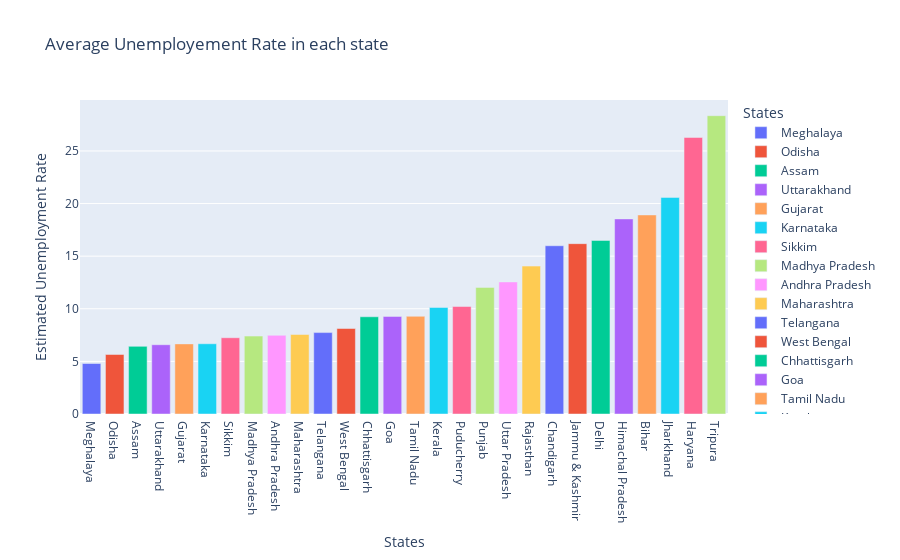

Notebook code cell kept with this figure:
### Code cell
#Bar plot of average Unemployement Rate by State
import plotly.io as pio
import plotly.express as px
plot_ump = df[['Estimated Unemployment Rate','States']]
df_unemp = plot_ump.groupby('States').mean().reset_index()
df_unemp = df_unemp.sort_values('Estimated Unemployment Rate')
fig = px.bar(df_unemp, x='States', y='Estimated Unemployment Rate',color = 'States',title = 'Average Unemployement Rate in each state',template='plotly')
fig.show()

### Figure 1 — Plotly figure (JSON) as saved in the notebook; plotly's stock layout.template omitted (floating-point values rounded to 4 significant figures)
{"data": [{"alignmentgroup": "True", "hovertemplate": "States=%{x}<br>Estimated Unemployment Rate=%{y}<extra></extra>", "legendgroup": "Meghalaya", "marker": {"color": "#636efa", "pattern": {"shape": ""}}, "name": "Meghalaya", "offsetgroup": "Meghalaya", "orientation": "v", "showlegend": true, "textposition": "auto", "type": "bar", "x": ["Meghalaya"], "xaxis": "x", "y": [4.799], "yaxis": "y"}, {"alignmentgroup": "True", "hovertemplate": "States=%{x}<br>Estimated Unemployment Rate=%{y}<extra></extra>", "legendgroup": "Odisha", "marker": {"color": "#EF553B", "pattern": {"shape": ""}}, "name": "Odisha", "offsetgroup": "Odisha", "orientation": "v", "showlegend": true, "textposition": "auto", "type": "bar", "x": ["Odisha"], "xaxis": "x", "y": [5.658], "yaxis": "y"}, {"alignmentgroup": "True", "hovertemplate": "States=%{x}<br>Estimated Unemployment Rate=%{y}<extra></extra>", "legendgroup": "Assam", "marker": {"color": "#00cc96", "pattern": {"shape": ""}}, "name": "Assam", "offsetgroup": "Assam", "orientation": "v", "showlegend": true, "textposition": "auto", "type": "bar", "x": ["Assam"], "xaxis": "x", "y": [6.428], "yaxis": "y"}, {"alignmentgroup": "True", "hovertemplate": "States=%{x}<br>Estimated Unemployment Rate=%{y}<extra></extra>", "legendgroup": "Uttarakhand", "marker": {"color": "#ab63fa", "pattern": {"shape": ""}}, "name": "Uttarakhand", "offsetgroup": "Uttarakhand", "orientation": "v", "showlegend": true, "textposition": "auto", "type": "bar", "x": ["Uttarakhand"], "xaxis": "x", "y": [6.583], "yaxis": "y"}, {"alignmentgroup": "True", "hovertemplate": "States=%{x}<br>Estimated Unemployment Rate=%{y}<extra></extra>", "legendgroup": "Gujarat", "marker": {"color": "#FFA15A", "pattern": {"shape": ""}}, "name": "Gujarat", "offsetgroup": "Gujarat", "orientation": "v", "showlegend": true, "textposition": "auto", "type": "bar", "x": ["Gujarat"], "xaxis": "x", "y": [6.664], "yaxis": "y"}, {"alignmentgroup": "True", "hovertemplate": "States=%{x}<br>Estimated Unemployment Rate=%{y}<extra></extra>", "legendgroup": "Karnataka", "marker": {"color": "#19d3f3", "pattern": {"shape": ""}}, "name": "Karnataka", "offsetgroup": "Karnataka", "orientation": "v", "showlegend": true, "textposition": "auto", "type": "bar", "x": ["Karnataka"], "xaxis": "x", "y": [6.676], "yaxis": "y"}, {"alignmentgroup": "True", "hovertemplate": "States=%{x}<br>Estimated Unemployment Rate=%{y}<extra></extra>", "legendgroup": "Sikkim", "marker": {"color": "#FF6692", "pattern": {"shape": ""}}, "name": "Sikkim", "offsetgroup": "Sikkim", "orientation": "v", "showlegend": true, "textposition": "auto", "type": "bar", "x": ["Sikkim"], "xaxis": "x", "y": [7.249], "yaxis": "y"}, {"alignmentgroup": "True", "hovertemplate": "States=%{x}<br>Estimated Unemployment Rate=%{y}<extra></extra>", "legendgroup": "Madhya Pradesh", "marker": {"color": "#B6E880", "pattern": {"shape": ""}}, "name": "Madhya Pradesh", "offsetgroup": "Madhya Pradesh", "orientation": "v", "showlegend": true, "textposition": "auto", "type": "bar", "x": ["Madhya Pradesh"], "xaxis": "x", "y": [7.406], "yaxis": "y"}, {"alignmentgroup": "True", "hovertemplate": "States=%{x}<br>Estimated Unemployment Rate=%{y}<extra></extra>", "legendgroup": "Andhra Pradesh", "marker": {"color": "#FF97FF", "pattern": {"shape": ""}}, "name": "Andhra Pradesh", "offsetgroup": "Andhra Pradesh", "orientation": "v", "showlegend": true, "textposition": "auto", "type": "bar", "x": ["Andhra Pradesh"], "xaxis": "x", "y": [7.477], "yaxis": "y"}, {"alignmentgroup": "True", "hovertemplate": "States=%{x}<br>Estimated Unemployment Rate=%{y}<extra></extra>", "legendgroup": "Maharashtra", "marker": {"color": "#FECB52", "pattern": {"shape": ""}}, "name": "Maharashtra", "offsetgroup": "Maharashtra", "orientation": "v", "showlegend": true, "textposition": "auto", "type": "bar", "x": ["Maharashtra"], "xaxis": "x", "y": [7.558], "yaxis": "y"}, {"alignmentgroup": "True", "hovertemplate": "States=%{x}<br>Estimated Unemployment Rate=%{y}<extra></extra>", "legendgroup": "Telangana", "marker": {"color": "#636efa", "pattern": {"shape": ""}}, "name": "Telangana", "offsetgroup": "Telangana", "orientation": "v", "showlegend": true, "textposition": "auto", "type": "bar", "x": ["Telangana"], "xaxis": "x", "y": [7.738], "yaxis": "y"}, {"alignmentgroup": "True", "hovertemplate": "States=%{x}<br>Estimated Unemployment Rate=%{y}<extra></extra>", "legendgroup": "West Bengal", "marker": {"color": "#EF553B", "pattern": {"shape": ""}}, "name": "West Bengal", "offsetgroup": "West Bengal", "orientation": "v", "showlegend": true, "textposition": "auto", "type": "bar", "x": ["West Bengal"], "xaxis": "x", "y": [8.125], "yaxis": "y"}, {"alignmentgroup": "True", "hovertemplate": "States=%{x}<br>Estimated Unemployment Rate=%{y}<extra></extra>", "legendgroup": "Chhattisgarh", "marker": {"color": "#00cc96", "pattern": {"shape": ""}}, "name": "Chhattisgarh", "offsetgroup": "Chhattisgarh", "orientation": "v", "showlegend": true, "textposition": "auto", "type": "bar", "x": ["Chhattisgarh"], "xaxis": "x", "y": [9.24], "yaxis": "y"}, {"alignmentgroup": "True", "hovertemplate": "States=%{x}<br>Estimated Unemployment Rate=%{y}<extra></extra>", "legendgroup": "Goa", "marker": {"color": "#ab63fa", "pattern": {"shape": ""}}, "name": "Goa", "offsetgroup": "Goa", "orientation": "v", "showlegend": true, "textposition": "auto", "type": "bar", "x": ["Goa"], "xaxis": "x", "y": [9.274], "yaxis": "y"}, {"alignmentgroup": "True", "hovertemplate": "States=%{x}<br>Estimated Unemployment Rate=%{y}<extra></extra>", "legendgroup": "Tamil Nadu", "marker": {"color": "#FFA15A", "pattern": {"shape": ""}}, "name": "Tamil Nadu", "offsetgroup": "Tamil Nadu", "orientation": "v", "showlegend": true, "textposition": "auto", "type": "bar", "x": ["Tamil Nadu"], "xaxis": "x", "y": [9.284], "yaxis": "y"}, {"alignmentgroup": "True", "hovertemplate": "States=%{x}<br>Estimated Unemployment Rate=%{y}<extra></extra>", "legendgroup": "Kerala", "marker": {"color": "#19d3f3", "pattern": {"shape": ""}}, "name": "Kerala", "offsetgroup": "Kerala", "orientation": "v", "showlegend": true, "textposition": "auto", "type": "bar", "x": ["Kerala"], "xaxis": "x", "y": [10.12], "yaxis": "y"}, {"alignmentgroup": "True", "hovertemplate": "States=%{x}<br>Estimated Unemployment Rate=%{y}<extra></extra>", "legendgroup": "Puducherry", "marker": {"color": "#FF6692", "pattern": {"shape": ""}}, "name": "Puducherry", "offsetgroup": "Puducherry", "orientation": "v", "showlegend": true, "textposition": "auto", "type": "bar", "x": ["Puducherry"], "xaxis": "x", "y": [10.22], "yaxis": "y"}, {"alignmentgroup": "True", "hovertemplate": "States=%{x}<br>Estimated Unemployment Rate=%{y}<extra></extra>", "legendgroup": "Punjab", "marker": {"color": "#B6E880", "pattern": {"shape": ""}}, "name": "Punjab", "offsetgroup": "Punjab", "orientation": "v", "showlegend": true, "textposition": "auto", "type": "bar", "x": ["Punjab"], "xaxis": "x", "y": [12.03], "yaxis": "y"}, {"alignmentgroup": "True", "hovertemplate": "States=%{x}<br>Estimated Unemployment Rate=%{y}<extra></extra>", "legendgroup": "Uttar Pradesh", "marker": {"color": "#FF97FF", "pattern": {"shape": ""}}, "name": "Uttar Pradesh", "offsetgroup": "Uttar Pradesh", "orientation": "v", "showlegend": true, "textposition": "auto", "type": "bar", "x": ["Uttar Pradesh"], "xaxis": "x", "y": [12.55], "yaxis": "y"}, {"alignmentgroup": "True", "hovertemplate": "States=%{x}<br>Estimated Unemployment Rate=%{y}<extra></extra>", "legendgroup": "Rajasthan", "marker": {"color": "#FECB52", "pattern": {"shape": ""}}, "name": "Rajasthan", "offsetgroup": "Rajasthan", "orientation": "v", "showlegend": true, "textposition": "auto", "type": "bar", "x": ["Rajasthan"], "xaxis": "x", "y": [14.06], "yaxis": "y"}, {"alignmentgroup": "True", "hovertemplate": "States=%{x}<br>Estimated Unemployment Rate=%{y}<extra></extra>", "legendgroup": "Chandigarh", "marker": {"color": "#636efa", "pattern": {"shape": ""}}, "name": "Chandigarh", "offsetgroup": "Chandigarh", "orientation": "v", "showlegend": true, "textposition": "auto", "type": "bar", "x": ["Chandigarh"], "xaxis": "x", "y": [15.99], "yaxis": "y"}, {"alignmentgroup": "True", "hovertemplate": "States=%{x}<br>Estimated Unemployment Rate=%{y}<extra></extra>", "legendgroup": "Jammu & Kashmir", "marker": {"color": "#EF553B", "pattern": {"shape": ""}}, "name": "Jammu & Kashmir", "offsetgroup": "Jammu & Kashmir", "orientation": "v", "showlegend": true, "textposition": "auto", "type": "bar", "x": ["Jammu & Kashmir"], "xaxis": "x", "y": [16.19], "yaxis": "y"}, {"alignmentgroup": "True", "hovertemplate": "States=%{x}<br>Estimated Unemployment Rate=%{y}<extra></extra>", "legendgroup": "Delhi", "marker": {"color": "#00cc96", "pattern": {"shape": ""}}, "name": "Delhi", "offsetgroup": "Delhi", "orientation": "v", "showlegend": true, "textposition": "auto", "type": "bar", "x": ["Delhi"], "xaxis": "x", "y": [16.5], "yaxis": "y"}, {"alignmentgroup": "True", "hovertemplate": "States=%{x}<br>Estimated Unemployment Rate=%{y}<extra></extra>", "legendgroup": "Himachal Pradesh", "marker": {"color": "#ab63fa", "pattern": {"shape": ""}}, "name": "Himachal Pradesh", "offsetgroup": "Himachal Pradesh", "orientation": "v", "showlegend": true, "textposition": "auto", "type": "bar", "x": ["Himachal Pradesh"], "xaxis": "x", "y": [18.54], "yaxis": "y"}, {"alignmentgroup": "True", "hovertemplate": "States=%{x}<br>Estimated Unemployment Rate=%{y}<extra></extra>", "legendgroup": "Bihar", "marker": {"color": "#FFA15A", "pattern": {"shape": ""}}, "name": "Bihar", "offsetgroup": "Bihar", "orientation": "v", "showlegend": true, "textposition": "auto", "type": "bar", "x": ["Bihar"], "xaxis": "x", "y": [18.92], "yaxis": "y"}, {"alignmentgroup": "True", "hovertemplate": "States=%{x}<br>Estimated Unemployment Rate=%{y}<extra></extra>", "legendgroup": "Jharkhand", "marker": {"color": "#19d3f3", "pattern": {"shape": ""}}, "name": "Jharkhand", "offsetgroup": "Jharkhand", "orientation": "v", "showlegend": true, "textposition": "auto", "type": "bar", "x": ["Jharkhand"], "xaxis": "x", "y": [20.59], "yaxis": "y"}, {"alignmentgroup": "True", "hovertemplate": "States=%{x}<br>Estimated Unemployment Rate=%{y}<extra></extra>", "legendgroup": "Haryana", "marker": {"color": "#FF6692", "pattern": {"shape": ""}}, "name": "Haryana", "offsetgroup": "Haryana", "orientation": "v", "showlegend": true, "textposition": "auto", "type": "bar", "x": ["Haryana"], "xaxis": "x", "y": [26.28], "yaxis": "y"}, {"alignmentgroup": "True", "hovertemplate": "States=%{x}<br>Estimated Unemployment Rate=%{y}<extra></extra>", "legendgroup": "Tripura", "marker": {"color": "#B6E880", "pattern": {"shape": ""}}, "name": "Tripura", "offsetgroup": "Tripura", "orientation": "v", "showlegend": true, "textposition": "auto", "type": "bar", "x": ["Tripura"], "xaxis": "x", "y": [28.35], "yaxis": "y"}], "layout": {"barmode": "relative", "legend": {"title": {"text": "States"}, "tracegroupgap": 0}, "title": {"text": "Average Unemployement Rate in each state"}, "xaxis": {"anchor": "y", "categoryarray": ["Meghalaya", "Odisha", "Assam", "Uttarakhand", "Gujarat", "Karnataka", "Sikkim", "Madhya Pradesh", "Andhra Pradesh", "Maharashtra", "Telangana", "West Bengal", "Chhattisgarh", "Goa", "Tamil Nadu", "Kerala", "Puducherry", "Punjab", "Uttar Pradesh", "Rajasthan", "Chandigarh", "Jammu & Kashmir", "Delhi", "Himachal Pradesh", "Bihar", "Jharkhand", "Haryana", "Tripura"], "categoryorder": "array", "domain": [0, 1], "title": {"text": "States"}}, "yaxis": {"anchor": "x", "domain": [0, 1], "title": {"text": "Estimated Unemployment Rate"}}}}
